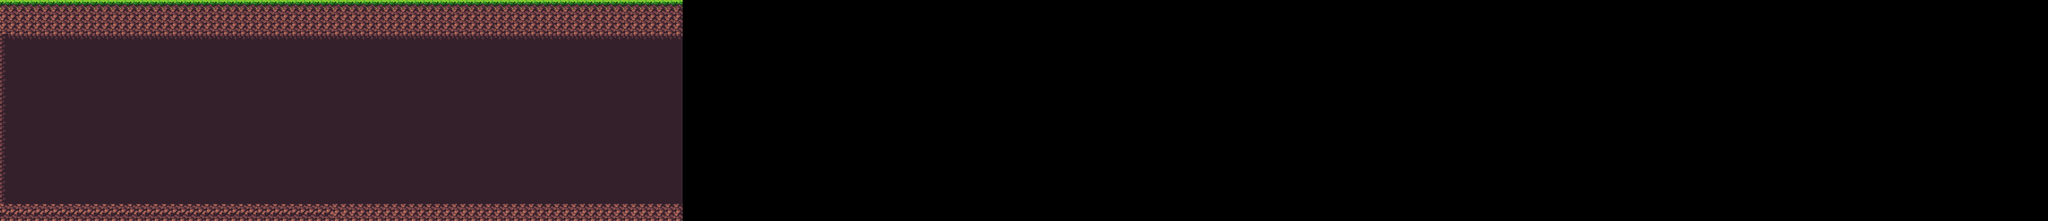

Tiled map render using the project's own tile images. Description and the map definition, with tile-layer contents summarised, below:
An orthogonal 240x26 tile map with 16x16 px tiles, 2 tile layers (BackGround, Ground) and 2 objects.

<map version="1.10" tiledversion="1.10.1" orientation="orthogonal" renderorder="right-down" width="240" height="26" tilewidth="16" tileheight="16" infinite="0" nextlayerid="11" nextobjectid="90">
 <tileset firstgid="1" source="AssetsFreddy.tsx" />
 <layer id="1" name="BackGround" width="240" height="26">
  <data>[6240 cells, 2080 non-empty, 10 distinct tile ids]</data>
 </layer>
 <objectgroup id="9" name="Gound">
  <object id="87" x="0" y="384" width="1280" height="32" />
  <object id="88" x="968" y="910" />
 </objectgroup>
 <objectgroup id="10" name="Spikes" />
 <objectgroup id="8" name="Enemies" />
 <layer id="2" name="Ground" width="240" height="26">
  <data>[6240 cells, 0 non-empty, 0 distinct tile ids]</data>
 </layer>
</map>
